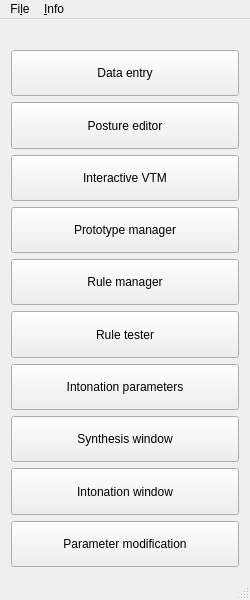
<?xml version="1.0" encoding="UTF-8"?>
<ui version="4.0">
 <class>MainWindow</class>
 <widget class="QMainWindow" name="MainWindow">
  <property name="geometry">
   <rect>
    <x>0</x>
    <y>0</y>
    <width>250</width>
    <height>600</height>
   </rect>
  </property>
  <property name="sizePolicy">
   <sizepolicy hsizetype="MinimumExpanding" vsizetype="Preferred">
    <horstretch>0</horstretch>
    <verstretch>0</verstretch>
   </sizepolicy>
  </property>
  <property name="windowTitle">
   <string>GamaTTS:Editor</string>
  </property>
  <widget class="QWidget" name="centralWidget">
   <property name="sizePolicy">
    <sizepolicy hsizetype="Preferred" vsizetype="Preferred">
     <horstretch>0</horstretch>
     <verstretch>0</verstretch>
    </sizepolicy>
   </property>
   <layout class="QVBoxLayout" name="verticalLayout" stretch="0,0,0,0,0,0,0,0,0,0,0">
    <item>
     <widget class="QLabel" name="dirNameLabel">
      <property name="text">
       <string/>
      </property>
     </widget>
    </item>
    <item>
     <widget class="QPushButton" name="dataEntryButton">
      <property name="sizePolicy">
       <sizepolicy hsizetype="MinimumExpanding" vsizetype="MinimumExpanding">
        <horstretch>0</horstretch>
        <verstretch>0</verstretch>
       </sizepolicy>
      </property>
      <property name="text">
       <string>Data entry</string>
      </property>
     </widget>
    </item>
    <item>
     <widget class="QPushButton" name="postureEditorButton">
      <property name="sizePolicy">
       <sizepolicy hsizetype="MinimumExpanding" vsizetype="MinimumExpanding">
        <horstretch>0</horstretch>
        <verstretch>0</verstretch>
       </sizepolicy>
      </property>
      <property name="text">
       <string>Posture editor</string>
      </property>
     </widget>
    </item>
    <item>
     <widget class="QPushButton" name="interactiveVTMButton">
      <property name="sizePolicy">
       <sizepolicy hsizetype="MinimumExpanding" vsizetype="MinimumExpanding">
        <horstretch>0</horstretch>
        <verstretch>0</verstretch>
       </sizepolicy>
      </property>
      <property name="text">
       <string>Interactive VTM</string>
      </property>
     </widget>
    </item>
    <item>
     <widget class="QPushButton" name="prototypeManagerButton">
      <property name="sizePolicy">
       <sizepolicy hsizetype="MinimumExpanding" vsizetype="MinimumExpanding">
        <horstretch>0</horstretch>
        <verstretch>0</verstretch>
       </sizepolicy>
      </property>
      <property name="text">
       <string>Prototype manager</string>
      </property>
     </widget>
    </item>
    <item>
     <widget class="QPushButton" name="ruleManagerButton">
      <property name="sizePolicy">
       <sizepolicy hsizetype="MinimumExpanding" vsizetype="MinimumExpanding">
        <horstretch>0</horstretch>
        <verstretch>0</verstretch>
       </sizepolicy>
      </property>
      <property name="text">
       <string>Rule manager</string>
      </property>
     </widget>
    </item>
    <item>
     <widget class="QPushButton" name="ruleTesterButton">
      <property name="sizePolicy">
       <sizepolicy hsizetype="MinimumExpanding" vsizetype="MinimumExpanding">
        <horstretch>0</horstretch>
        <verstretch>0</verstretch>
       </sizepolicy>
      </property>
      <property name="text">
       <string>Rule tester</string>
      </property>
     </widget>
    </item>
    <item>
     <widget class="QPushButton" name="intonationParametersButton">
      <property name="sizePolicy">
       <sizepolicy hsizetype="MinimumExpanding" vsizetype="MinimumExpanding">
        <horstretch>0</horstretch>
        <verstretch>0</verstretch>
       </sizepolicy>
      </property>
      <property name="text">
       <string>Intonation parameters</string>
      </property>
     </widget>
    </item>
    <item>
     <widget class="QPushButton" name="synthesisWindowButton">
      <property name="sizePolicy">
       <sizepolicy hsizetype="MinimumExpanding" vsizetype="MinimumExpanding">
        <horstretch>0</horstretch>
        <verstretch>0</verstretch>
       </sizepolicy>
      </property>
      <property name="text">
       <string>Synthesis window</string>
      </property>
     </widget>
    </item>
    <item>
     <widget class="QPushButton" name="intonationWindowButton">
      <property name="sizePolicy">
       <sizepolicy hsizetype="MinimumExpanding" vsizetype="MinimumExpanding">
        <horstretch>0</horstretch>
        <verstretch>0</verstretch>
       </sizepolicy>
      </property>
      <property name="text">
       <string>Intonation window</string>
      </property>
     </widget>
    </item>
    <item>
     <widget class="QPushButton" name="parameterModificationButton">
      <property name="sizePolicy">
       <sizepolicy hsizetype="MinimumExpanding" vsizetype="MinimumExpanding">
        <horstretch>0</horstretch>
        <verstretch>0</verstretch>
       </sizepolicy>
      </property>
      <property name="text">
       <string>Parameter modification</string>
      </property>
     </widget>
    </item>
   </layout>
  </widget>
  <widget class="QMenuBar" name="menuBar">
   <property name="geometry">
    <rect>
     <x>0</x>
     <y>0</y>
     <width>250</width>
     <height>23</height>
    </rect>
   </property>
   <widget class="QMenu" name="menuFile">
    <property name="title">
     <string>Fi&amp;le</string>
    </property>
    <addaction name="openAction"/>
    <addaction name="saveAction"/>
    <addaction name="reloadAction"/>
    <addaction name="separator"/>
    <addaction name="quitAction"/>
   </widget>
   <widget class="QMenu" name="menuInfo">
    <property name="title">
     <string>&amp;Info</string>
    </property>
    <addaction name="aboutAction"/>
   </widget>
   <addaction name="menuFile"/>
   <addaction name="menuInfo"/>
  </widget>
  <widget class="QStatusBar" name="statusBar"/>
  <action name="quitAction">
   <property name="text">
    <string>&amp;Quit</string>
   </property>
   <property name="shortcut">
    <string notr="true">Ctrl+Q</string>
   </property>
  </action>
  <action name="openAction">
   <property name="text">
    <string>&amp;Open</string>
   </property>
   <property name="shortcut">
    <string notr="true">Ctrl+O</string>
   </property>
  </action>
  <action name="saveAction">
   <property name="text">
    <string>&amp;Save</string>
   </property>
   <property name="shortcut">
    <string notr="true">Ctrl+S</string>
   </property>
  </action>
  <action name="saveAsAction">
   <property name="text">
    <string>Sa&amp;ve as</string>
   </property>
   <property name="shortcut">
    <string notr="true">Ctrl+Shift+S</string>
   </property>
  </action>
  <action name="reloadAction">
   <property name="text">
    <string>&amp;Reload</string>
   </property>
   <property name="shortcut">
    <string notr="true">Ctrl+R</string>
   </property>
  </action>
  <action name="aboutAction">
   <property name="text">
    <string>&amp;About</string>
   </property>
  </action>
 </widget>
 <layoutdefault spacing="6" margin="11"/>
 <resources/>
 <connections/>
</ui>
